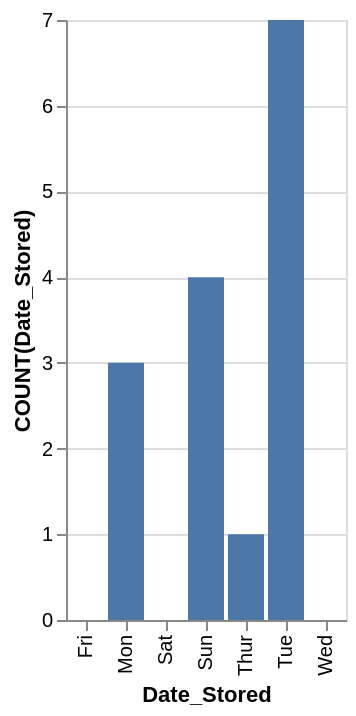

The specification (Vega-Lite) saved for this image:
### Vega-Lite specification from a JSON file in a GitHub repository (floating-point values rounded to 4 significant figures)
{"data": {"values": [{"x_data": "Mon", "y_data": 3}, {"x_data": "Tue", "y_data": 7}, {"x_data": "Wed", "y_data": 0}, {"x_data": "Thur", "y_data": 1}, {"x_data": "Fri", "y_data": 0}, {"x_data": "Sat", "y_data": 0}, {"x_data": "Sun", "y_data": 4}]}, "mark": "bar", "encoding": {"x": {"field": "x_data", "type": "nominal", "title": "Date_Stored", "sort": "ascending"}, "y": {"field": "y_data", "type": "quantitative", "title": "COUNT(Date_Stored)"}}}
